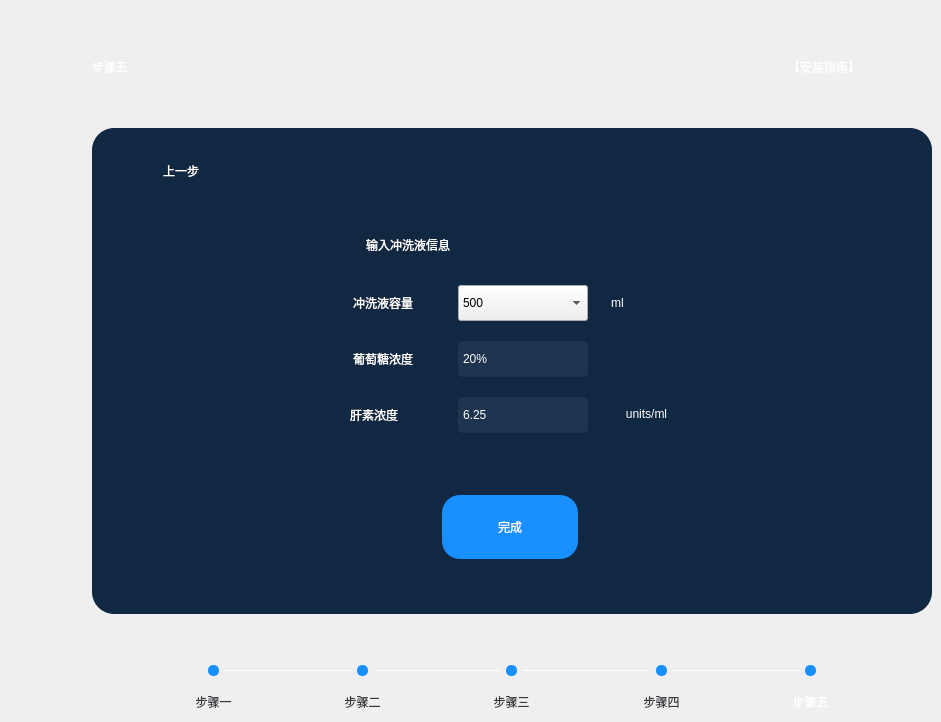
      <widget class="QWidget" name="page_step5">
       <widget class="QLabel" name="label_step6">
        <property name="geometry">
         <rect>
          <x>92</x>
          <y>50</y>
          <width>72</width>
          <height>33</height>
         </rect>
        </property>
        <property name="styleSheet">
         <string notr="true">font: 24px &quot;Ubuntu&quot;;
color: rgb(255, 255, 255);</string>
        </property>
        <property name="text">
         <string>步骤五</string>
        </property>
       </widget>
       <widget class="QLabel" name="label_input">
        <property name="geometry">
         <rect>
          <x>338</x>
          <y>231</y>
          <width>140</width>
          <height>28</height>
         </rect>
        </property>
        <property name="styleSheet">
         <string notr="true">font: 20px &quot;Ubuntu&quot;;
color: rgb(255, 255, 255);
background-color:rgb(17, 40, 67);</string>
        </property>
        <property name="text">
         <string>输入冲洗液信息</string>
        </property>
        <property name="alignment">
         <set>Qt::AlignCenter</set>
        </property>
       </widget>
       <widget class="QLabel" name="label_54">
        <property name="geometry">
         <rect>
          <x>92</x>
          <y>128</y>
          <width>840</width>
          <height>486</height>
         </rect>
        </property>
        <property name="styleSheet">
         <string notr="true">background-color:rgb(17, 40, 67);
border-radius: 22px; 
border-color:rgb(17,40,67);</string>
        </property>
        <property name="text">
         <string/>
        </property>
       </widget>
       <widget class="QPushButton" name="pushButton_step5_ok">
        <property name="geometry">
         <rect>
          <x>442</x>
          <y>495</y>
          <width>136</width>
          <height>64</height>
         </rect>
        </property>
        <property name="styleSheet">
         <string notr="true">QPushButton
{
	color: rgb(255, 255, 255);
	background-color: rgba(24,144,255,1);
	font: 18px&quot;Ubuntu&quot;;
	border-radius: 18px; 
}
QPushButton:pressed
{
	color: rgb(255, 255, 255);
	background-color: rgba(14,132,240,1);
	padding-left:1px;
	padding-top:1px;
}

</string>
        </property>
        <property name="text">
         <string>完成</string>
        </property>
       </widget>
       <widget class="QLabel" name="label_flushingfluid">
        <property name="geometry">
         <rect>
          <x>338</x>
          <y>290</y>
          <width>90</width>
          <height>26</height>
         </rect>
        </property>
        <property name="styleSheet">
         <string notr="true">font: 18px &quot;Ubuntu&quot;;
color: rgb(255, 255, 255);
background-color:rgb(17, 40, 67);</string>
        </property>
        <property name="text">
         <string>冲洗液容量</string>
        </property>
        <property name="alignment">
         <set>Qt::AlignCenter</set>
        </property>
       </widget>
       <widget class="QLabel" name="label_glucose">
        <property name="geometry">
         <rect>
          <x>338</x>
          <y>346</y>
          <width>90</width>
          <height>26</height>
         </rect>
        </property>
        <property name="styleSheet">
         <string notr="true">font: 18px&quot;Ubuntu&quot;;
color: rgb(255, 255, 255);
background-color:rgb(17, 40, 67);</string>
        </property>
        <property name="text">
         <string>葡萄糖浓度</string>
        </property>
        <property name="alignment">
         <set>Qt::AlignCenter</set>
        </property>
       </widget>
       <widget class="QLabel" name="label_heparin">
        <property name="geometry">
         <rect>
          <x>338</x>
          <y>402</y>
          <width>72</width>
          <height>26</height>
         </rect>
        </property>
        <property name="styleSheet">
         <string notr="true">font: 18px &quot;Ubuntu&quot;;
color: rgb(255, 255, 255);
background-color:rgb(17, 40, 67);</string>
        </property>
        <property name="text">
         <string>肝素浓度</string>
        </property>
        <property name="alignment">
         <set>Qt::AlignCenter</set>
        </property>
       </widget>
       <widget class="QLabel" name="label_58">
        <property name="geometry">
         <rect>
          <x>606</x>
          <y>289</y>
          <width>23</width>
          <height>28</height>
         </rect>
        </property>
        <property name="styleSheet">
         <string notr="true">font: 20px &quot;Ubuntu&quot;;
color: rgb(255, 255, 255);
background-color:rgb(17, 40, 67);</string>
        </property>
        <property name="text">
         <string>ml</string>
        </property>
        <property name="alignment">
         <set>Qt::AlignCenter</set>
        </property>
       </widget>
       <widget class="QLabel" name="label_60">
        <property name="geometry">
         <rect>
          <x>606</x>
          <y>400</y>
          <width>81</width>
          <height>28</height>
         </rect>
        </property>
        <property name="styleSheet">
         <string notr="true">font: 20px &quot;Ubuntu&quot;;
color: rgb(255, 255, 255);
background-color:rgb(17, 40, 67);</string>
        </property>
        <property name="text">
         <string>units/ml</string>
        </property>
        <property name="alignment">
         <set>Qt::AlignCenter</set>
        </property>
       </widget>
       <widget class="QLabel" name="label_112">
        <property name="geometry">
         <rect>
          <x>788</x>
          <y>50</y>
          <width>144</width>
          <height>33</height>
         </rect>
        </property>
        <property name="styleSheet">
         <string notr="true">font: 24px &quot;Ubuntu&quot;;
color: rgba(255, 255, 255,1);</string>
        </property>
        <property name="text">
         <string>【安装指南】</string>
        </property>
       </widget>
       <widget class="QLabel" name="label_113">
        <property name="geometry">
         <rect>
          <x>154</x>
          <y>158</y>
          <width>54</width>
          <height>26</height>
         </rect>
        </property>
        <property name="styleSheet">
         <string notr="true">background-color:rgb(17, 40, 67);
color: rgb(255, 255, 255);
border-radius: 18px; 
border-color:rgb(17,40,67);
font: 18px &quot;Ubuntu&quot;;</string>
        </property>
        <property name="text">
         <string>上一步</string>
        </property>
        <property name="alignment">
         <set>Qt::AlignCenter</set>
        </property>
       </widget>
       <widget class="QPushButton" name="pushButton_step5_return">
        <property name="geometry">
         <rect>
          <x>122</x>
          <y>160</y>
          <width>22</width>
          <height>22</height>
         </rect>
        </property>
        <property name="styleSheet">
         <string notr="true">QPushButton
{
background-color:rgb(17, 40, 67);
border-radius: 22px; 
border-color:rgb(17,40,67);
	image: url(:/ic_返回指南.png);
}
QPushButton:pressed
{
	padding-left:1px;
	padding-top:1px;
}
</string>
        </property>
        <property name="text">
         <string/>
        </property>
       </widget>
       <widget class="Line" name="line_25">
        <property name="geometry">
         <rect>
          <x>523</x>
          <y>670</y>
          <width>126</width>
          <height>1</height>
         </rect>
        </property>
        <property name="styleSheet">
         <string notr="true">background-color: rgba(255,255,255,1);</string>
        </property>
        <property name="orientation">
         <enum>Qt::Horizontal</enum>
        </property>
       </widget>
       <widget class="QLabel" name="label_114">
        <property name="geometry">
         <rect>
          <x>188</x>
          <y>691</y>
          <width>51</width>
          <height>22</height>
         </rect>
        </property>
        <property name="styleSheet">
         <string notr="true">color: rgb(52, 55, 59);
font: 14px &quot;Ubuntu&quot;;</string>
        </property>
        <property name="text">
         <string>步骤一</string>
        </property>
        <property name="alignment">
         <set>Qt::AlignCenter</set>
        </property>
       </widget>
       <widget class="QLabel" name="label_115">
        <property name="geometry">
         <rect>
          <x>785</x>
          <y>691</y>
          <width>51</width>
          <height>22</height>
         </rect>
        </property>
        <property name="styleSheet">
         <string notr="true">color: rgb(255, 255, 255);
font: 14px &quot;Ubuntu&quot;;</string>
        </property>
        <property name="text">
         <string>步骤五</string>
        </property>
        <property name="alignment">
         <set>Qt::AlignCenter</set>
        </property>
       </widget>
       <widget class="Line" name="line_26">
        <property name="geometry">
         <rect>
          <x>673</x>
          <y>670</y>
          <width>126</width>
          <height>1</height>
         </rect>
        </property>
        <property name="styleSheet">
         <string notr="true">background-color: rgba(255,255,255,1);</string>
        </property>
        <property name="orientation">
         <enum>Qt::Horizontal</enum>
        </property>
       </widget>
       <widget class="QLabel" name="label_116">
        <property name="geometry">
         <rect>
          <x>506</x>
          <y>665</y>
          <width>11</width>
          <height>11</height>
         </rect>
        </property>
        <property name="styleSheet">
         <string notr="true">background-color: rgba(24,144,255,1);
border-radius: 5px; </string>
        </property>
        <property name="text">
         <string/>
        </property>
       </widget>
       <widget class="QLabel" name="label_117">
        <property name="geometry">
         <rect>
          <x>337</x>
          <y>691</y>
          <width>51</width>
          <height>22</height>
         </rect>
        </property>
        <property name="styleSheet">
         <string notr="true">color: rgb(52, 55, 59);
font: 14px &quot;Ubuntu&quot;;</string>
        </property>
        <property name="text">
         <string>步骤二</string>
        </property>
        <property name="alignment">
         <set>Qt::AlignCenter</set>
        </property>
       </widget>
       <widget class="QLabel" name="label_118">
        <property name="geometry">
         <rect>
          <x>805</x>
          <y>665</y>
          <width>11</width>
          <height>11</height>
         </rect>
        </property>
        <property name="styleSheet">
         <string notr="true">background-color: rgba(24,144,255,1);
border-radius: 5px; </string>
        </property>
        <property name="text">
         <string/>
        </property>
       </widget>
       <widget class="QLabel" name="label_119">
        <property name="geometry">
         <rect>
          <x>486</x>
          <y>691</y>
          <width>51</width>
          <height>22</height>
         </rect>
        </property>
        <property name="styleSheet">
         <string notr="true">color: rgb(52, 55, 59);
font: 14px &quot;Ubuntu&quot;;</string>
        </property>
        <property name="text">
         <string>步骤三</string>
        </property>
        <property name="alignment">
         <set>Qt::AlignCenter</set>
        </property>
       </widget>
       <widget class="QLabel" name="label_120">
        <property name="geometry">
         <rect>
          <x>656</x>
          <y>665</y>
          <width>11</width>
          <height>11</height>
         </rect>
        </property>
        <property name="styleSheet">
         <string notr="true">background-color: rgba(24,144,255,1);
border-radius: 5px; </string>
        </property>
        <property name="text">
         <string/>
        </property>
       </widget>
       <widget class="QLabel" name="label_121">
        <property name="geometry">
         <rect>
          <x>357</x>
          <y>665</y>
          <width>11</width>
          <height>11</height>
         </rect>
        </property>
        <property name="styleSheet">
         <string notr="true">background-color: rgba(24,144,255,1);
border-radius: 5px; </string>
        </property>
        <property name="text">
         <string/>
        </property>
       </widget>
       <widget class="QLabel" name="label_122">
        <property name="geometry">
         <rect>
          <x>208</x>
          <y>665</y>
          <width>11</width>
          <height>11</height>
         </rect>
        </property>
        <property name="styleSheet">
         <string notr="true">background-color: rgba(24,144,255,1);
border-radius: 5px; </string>
        </property>
        <property name="text">
         <string/>
        </property>
       </widget>
       <widget class="QLabel" name="label_123">
        <property name="geometry">
         <rect>
          <x>636</x>
          <y>691</y>
          <width>51</width>
          <height>22</height>
         </rect>
        </property>
        <property name="styleSheet">
         <string notr="true">color: rgb(52, 55, 59);
font: 14px &quot;Ubuntu&quot;;</string>
        </property>
        <property name="text">
         <string>步骤四</string>
        </property>
        <property name="alignment">
         <set>Qt::AlignCenter</set>
        </property>
       </widget>
       <widget class="Line" name="line_27">
        <property name="geometry">
         <rect>
          <x>374</x>
          <y>670</y>
          <width>126</width>
          <height>1</height>
         </rect>
        </property>
        <property name="styleSheet">
         <string notr="true">background-color: rgba(255,255,255,1);</string>
        </property>
        <property name="orientation">
         <enum>Qt::Horizontal</enum>
        </property>
       </widget>
       <widget class="Line" name="line_28">
        <property name="geometry">
         <rect>
          <x>225</x>
          <y>670</y>
          <width>126</width>
          <height>1</height>
         </rect>
        </property>
        <property name="styleSheet">
         <string notr="true">background-color: rgba(255,255,255,1);</string>
        </property>
        <property name="orientation">
         <enum>Qt::Horizontal</enum>
        </property>
       </widget>
       <widget class="QComboBox" name="comboBox_flushingfluid">
        <property name="geometry">
         <rect>
          <x>458</x>
          <y>285</y>
          <width>130</width>
          <height>36</height>
         </rect>
        </property>
        <property name="styleSheet">
         <string notr="true">/* 未下拉时，QComboBox的样式 */
QComboBox{
background-color: rgba(30,52,79,1);
border-radius: 5px; 
border-color: rgba(30,52,79,1);
color: rgba(255,255,255,1);
}

/*QComboBox右侧下拉按钮的样式*/
QComboBox::drop-down
{
	subcontrol-origin: padding;
	subcontrol-position: center right;
	width: 30px;
	border:none;
}
/*QComboBox右侧下拉按钮上面的箭头样式*/
QComboBox::down-arrow 
{
	image: url(:/ic_下拉.png);
} 
/*下方下拉列表项的样式*/
QListView::item
{
padding-left:3px;
color:rgba(255,255,255,1);
height: 30px;
}
/* 下拉后，整个下拉窗体样式 */
QComboBox QAbstractItemView {
color: rgba(255,255,255,1);
background-color: rgba(30,52,79,1);
border:none;
}
/*下方下拉列表项鼠标悬停的样式*/
QListView::item:hover
{
color:rgba(24,144,255,1);
background-color: rgba(30,52,79,1);
}
QComboBox::additm{&quot;50&quot;};</string>
        </property>
        <property name="currentText">
         <string>500</string>
        </property>
        <property name="currentIndex">
         <number>3</number>
        </property>
        <property name="insertPolicy">
         <enum>QComboBox::InsertAfterCurrent</enum>
        </property>
        <item>
         <property name="text">
          <string>50</string>
         </property>
        </item>
        <item>
         <property name="text">
          <string>100</string>
         </property>
        </item>
        <item>
         <property name="text">
          <string>250</string>
         </property>
        </item>
        <item>
         <property name="text">
          <string>500</string>
         </property>
        </item>
        <item>
         <property name="text">
          <string>1000</string>
         </property>
        </item>
       </widget>
       <widget class="QComboBox" name="comboBox_glucose">
        <property name="geometry">
         <rect>
          <x>458</x>
          <y>341</y>
          <width>130</width>
          <height>36</height>
         </rect>
        </property>
        <property name="styleSheet">
         <string notr="true">/* 未下拉时，QComboBox的样式 */
QComboBox{
background-color: rgba(30,52,79,1);
border-radius: 5px; 
border-color: rgba(30,52,79,1);
color: rgba(255,255,255,1);
}

/*QComboBox右侧下拉按钮的样式*/
QComboBox::drop-down
{
	subcontrol-origin: padding;
	subcontrol-position: center right;
	width: 30px;
	border:none;
}
/*QComboBox右侧下拉按钮上面的箭头样式*/
QComboBox::down-arrow 
{
	image: url(:/ic_下拉.png);
} 
/*下方下拉列表项的样式*/
QListView::item
{
padding-left:3px;
color:rgba(255,255,255,1);
height: 30px;
}
/* 下拉后，整个下拉窗体样式 */
QComboBox QAbstractItemView {
border:none;
color: rgba(255,255,255,1);
background-color: rgba(30,52,79,1);
}
/*下方下拉列表项鼠标悬停的样式*/
QListView::item:hover
{
color:rgba(24,144,255,1);
background-color: rgba(30,52,79,1);
}</string>
        </property>
        <property name="currentText">
         <string>20%</string>
        </property>
        <property name="currentIndex">
         <number>2</number>
        </property>
        <property name="insertPolicy">
         <enum>QComboBox::InsertAfterCurrent</enum>
        </property>
        <item>
         <property name="text">
          <string>5%</string>
         </property>
        </item>
        <item>
         <property name="text">
          <string>10%</string>
         </property>
        </item>
        <item>
         <property name="text">
          <string>20%</string>
         </property>
        </item>
       </widget>
       <widget class="QComboBox" name="comboBox_heparin">
        <property name="geometry">
         <rect>
          <x>458</x>
          <y>397</y>
          <width>130</width>
          <height>36</height>
         </rect>
        </property>
        <property name="styleSheet">
         <string notr="true">/* 未下拉时，QComboBox的样式 */
QComboBox{
background-color: rgba(30,52,79,1);
border-radius: 5px; 
border-color: rgba(30,52,79,1);
color: rgba(255,255,255,1);
}

/*QComboBox右侧下拉按钮的样式*/
QComboBox::drop-down
{
	subcontrol-origin: padding;
	subcontrol-position: center right;
	width: 30px;
	border:none;
}
/*QComboBox右侧下拉按钮上面的箭头样式*/
QComboBox::down-arrow 
{
	image: url(:/ic_下拉.png);
} 
/*下方下拉列表项的样式*/
QListView::item
{
padding-left:3px;
color:rgba(255,255,255,1);
height: 30px;
}
/* 下拉后，整个下拉窗体样式 */
QComboBox QAbstractItemView {
border:none;
color: rgba(255,255,255,1);
background-color: rgba(30,52,79,1);
}
/*下方下拉列表项鼠标悬停的样式*/
QListView::item:hover
{
color:rgba(24,144,255,1);
background-color: rgba(30,52,79,1);
}</string>
        </property>
        <property name="currentText">
         <string>6.25</string>
        </property>
        <property name="currentIndex">
         <number>2</number>
        </property>
        <property name="insertPolicy">
         <enum>QComboBox::InsertAfterCurrent</enum>
        </property>
        <item>
         <property name="text">
          <string>0</string>
         </property>
        </item>
        <item>
         <property name="text">
          <string>5</string>
         </property>
        </item>
        <item>
         <property name="text">
          <string>6.25</string>
         </property>
        </item>
        <item>
         <property name="text">
          <string>10</string>
         </property>
        </item>
        <item>
         <property name="text">
          <string>12.5</string>
         </property>
        </item>
        <item>
         <property name="text">
          <string>15</string>
         </property>
        </item>
        <item>
         <property name="text">
          <string>20</string>
         </property>
        </item>
        <item>
         <property name="text">
          <string>25</string>
         </property>
        </item>
        <item>
         <property name="text">
          <string>40</string>
         </property>
        </item>
        <item>
         <property name="text">
          <string>50</string>
         </property>
        </item>
       </widget>
       <zorder>label_54</zorder>
       <zorder>label_step6</zorder>
       <zorder>label_input</zorder>
       <zorder>pushButton_step5_ok</zorder>
       <zorder>label_flushingfluid</zorder>
       <zorder>label_glucose</zorder>
       <zorder>label_heparin</zorder>
       <zorder>label_58</zorder>
       <zorder>label_60</zorder>
       <zorder>label_112</zorder>
       <zorder>label_113</zorder>
       <zorder>pushButton_step5_return</zorder>
       <zorder>line_25</zorder>
       <zorder>label_114</zorder>
       <zorder>label_115</zorder>
       <zorder>line_26</zorder>
       <zorder>label_116</zorder>
       <zorder>label_117</zorder>
       <zorder>label_118</zorder>
       <zorder>label_119</zorder>
       <zorder>label_120</zorder>
       <zorder>label_121</zorder>
       <zorder>label_122</zorder>
       <zorder>label_123</zorder>
       <zorder>line_27</zorder>
       <zorder>line_28</zorder>
       <zorder>comboBox_flushingfluid</zorder>
       <zorder>comboBox_glucose</zorder>
       <zorder>comboBox_heparin</zorder>
      </widget>
